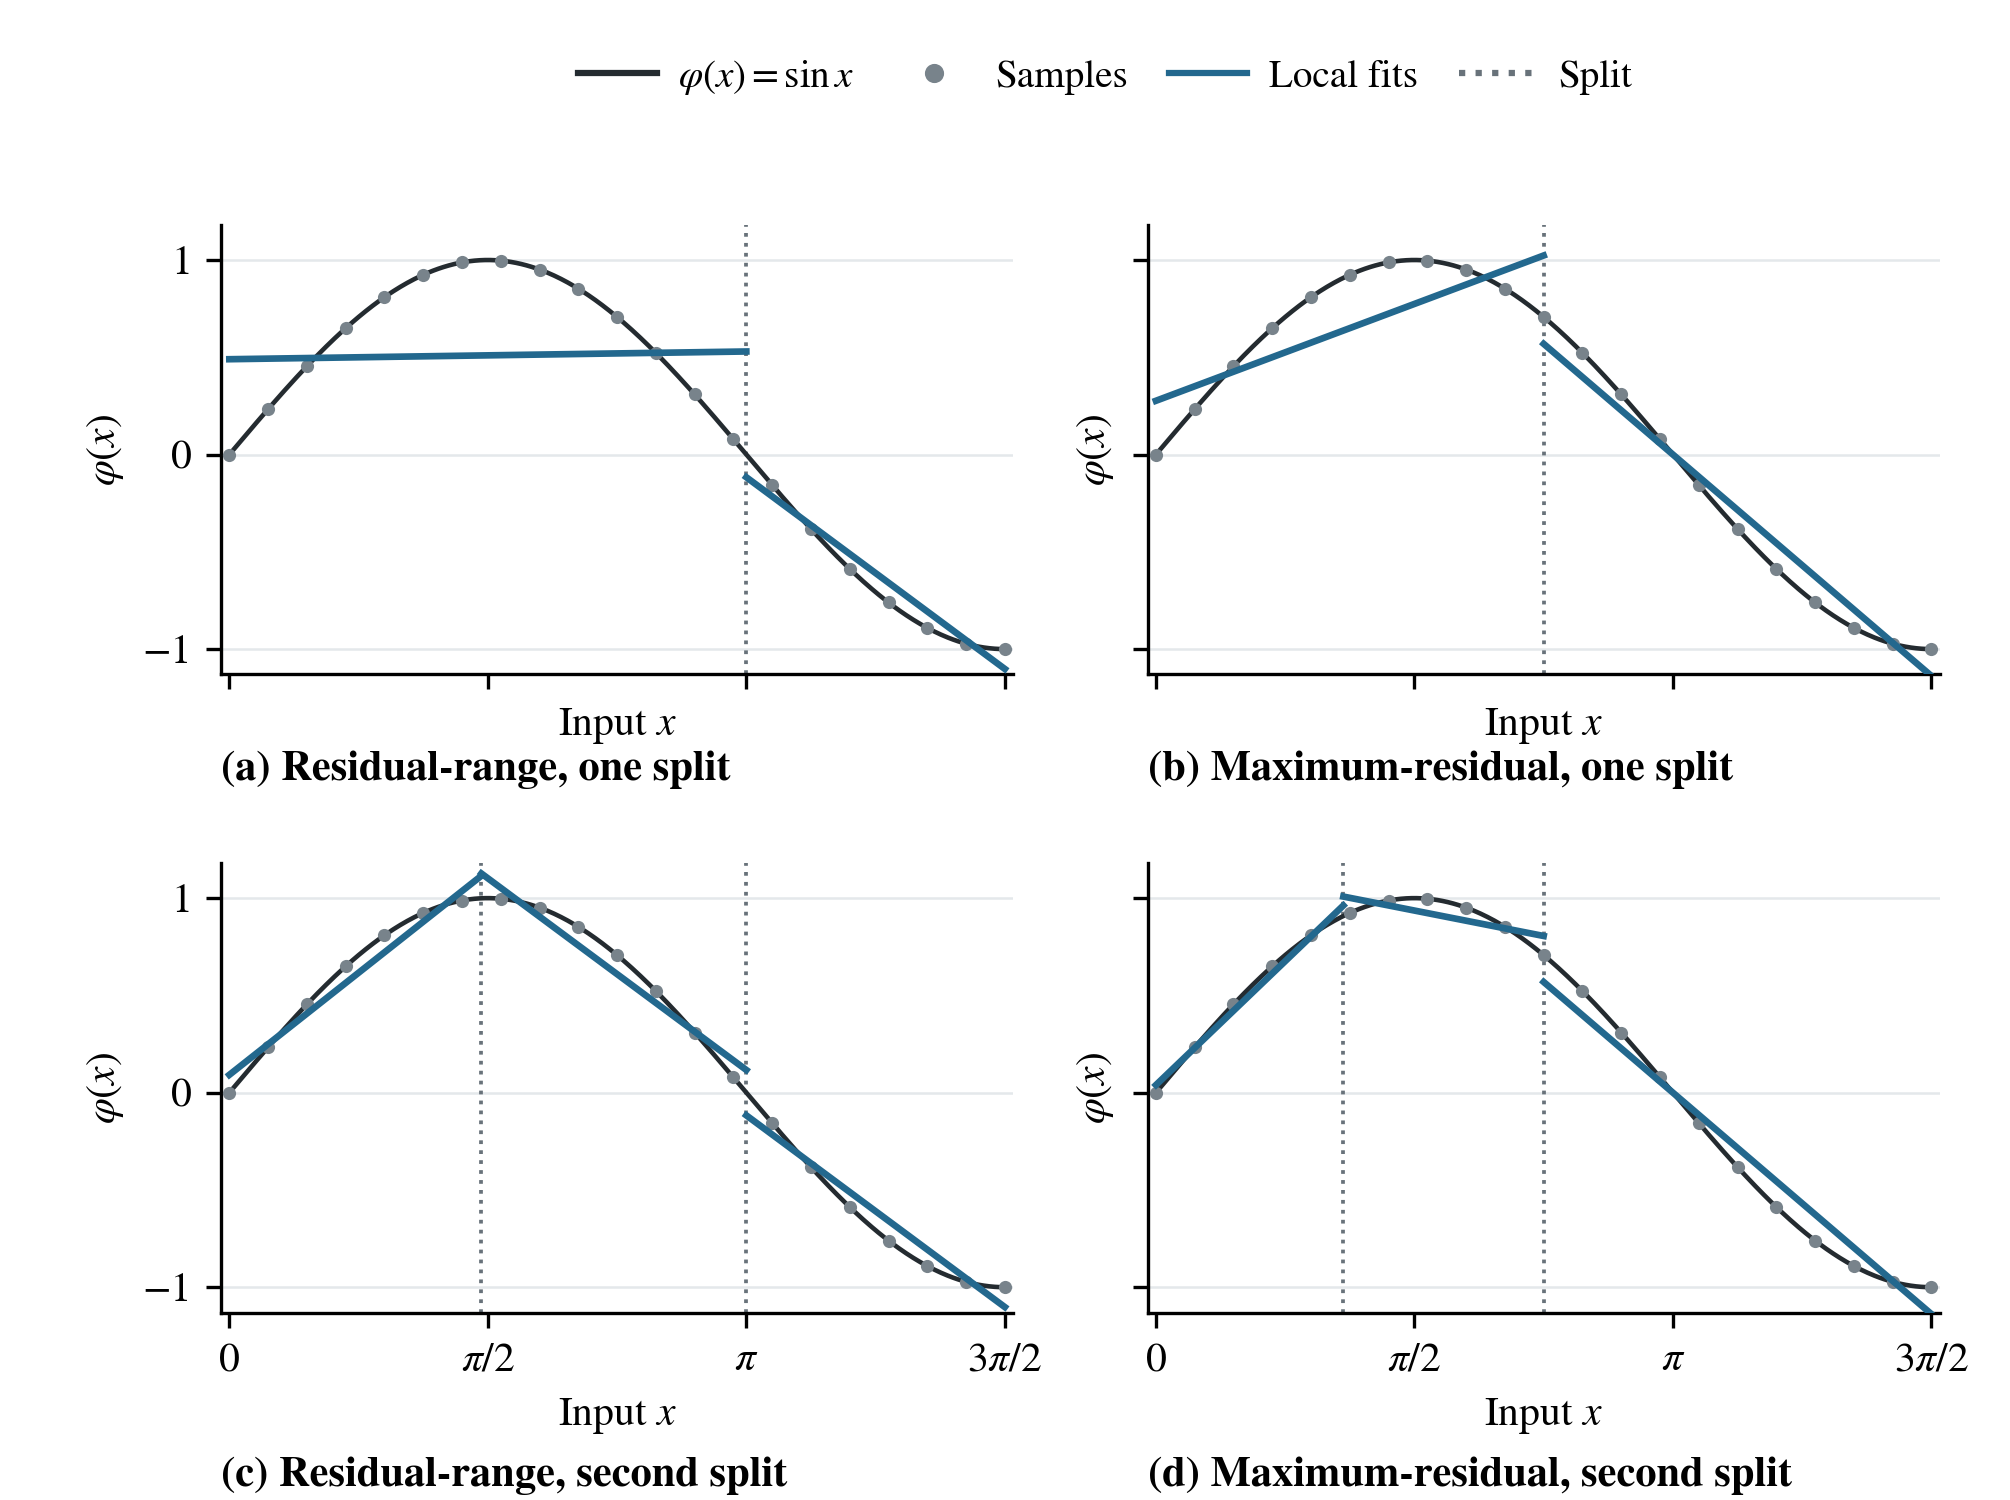

The Python source for this figure:
import argparse
import ast
import math
import time
from collections import deque
from itertools import combinations_with_replacement
from pathlib import Path

import matplotlib
import numpy as np
from scipy import optimize

matplotlib.use("Agg")
import matplotlib.pyplot as plt
from matplotlib.lines import Line2D


def load_estimator(path):
    tree = ast.parse(path.read_text(encoding="utf-8"), filename=str(path))
    definitions = [
        node for node in tree.body
        if isinstance(node, (ast.ClassDef, ast.FunctionDef))
        or (isinstance(node, ast.Assign) and isinstance(node.targets[0], ast.Name)
            and node.targets[0].id == "DATA")
    ]
    namespace = dict(np=np, math=math, time=time, deque=deque,
                     combinations_with_replacement=combinations_with_replacement,
                     optimize=optimize)
    exec(compile(ast.Module(body=definitions, type_ignores=[]), str(path), "exec"), namespace)
    return namespace


def first_split(api, x, y, alpha, beta, strategy):
    X = x[:, None]
    ids = np.arange(x.size)
    min_samples = api["n_pac_for_degree"](alpha, beta, 1, 1)
    weights, _ = api["fit_polynomial_pac"](X, y, 1)
    errors = api["compute_errors"](X, y, weights, 1)
    _, cut, left, right, cut_index = api["best_split"](
        X, y, ids, min_samples, errors, ids, strategy
    )
    result = []
    for sample_ids, bounds in zip((left[left != cut_index], right),
                                  ((x[0], cut), (cut, x[-1]))):
        w, bound = api["fit_polynomial_pac"](X[sample_ids], y[sample_ids], 1)
        result.append({"bounds": [bounds], "w": w, "epsilon": bound})
    return result


def worst_curve_error(pieces):
    worst = (-1.0, None, None)
    for piece in pieces:
        low, high = piece["bounds"][0]
        intercept, slope = piece["w"]
        points = [low, high]
        if abs(slope) <= 1.0:
            root = np.arccos(slope)
            points.extend(x for x in (root, 2.0 * np.pi - root) if low < x < high)
        x = np.asarray(points)
        pred = intercept + slope * x
        errors = np.abs(np.sin(x) - pred)
        i = int(np.argmax(errors))
        if errors[i] > worst[0]:
            worst = errors[i], x[i], pred[i]
    return worst


def draw_comparison(x, y, rows, threshold):
    plt.rcParams.update({
        "font.family": "serif", "font.serif": ["STIXGeneral", "DejaVu Serif"],
        "mathtext.fontset": "stix", "font.size": 10, "pdf.fonttype": 42,
        "axes.spines.top": False, "axes.spines.right": False,
    })
    ink, samples, fit, cut, accent = "#242B30", "#78838B", "#23688E", "#68727A", "#733E77"
    fig, axes = plt.subplots(2, 2, sharex=True, sharey=True, figsize=(6.7, 5.0))
    fig.subplots_adjust(left=0.11, right=0.965, top=0.85, bottom=0.125, wspace=0.17, hspace=0.42)
    grid = np.linspace(x[0], x[-1], 450)
    names = ("Residual-range", "Maximum-residual")
    for row, (axes_row, results) in enumerate(zip(axes, rows)):
        for column, (ax, pieces) in enumerate(zip(axes_row, results)):
            error, x_error, fitted = worst_curve_error(pieces)
            ax.plot(grid, np.sin(grid), color=ink, linewidth=1.1, zorder=2)
            ax.scatter(x[::6], y[::6], color=samples, s=10, linewidth=0, zorder=3)
            for i, piece in enumerate(pieces):
                low, high = piece["bounds"][0]
                xx = np.array([low, high])
                w = piece["w"]
                ax.plot(xx, w[0] + w[1] * xx, color=fit, linewidth=1.6, zorder=4)
                if i < len(pieces) - 1:
                    ax.axvline(high, color=cut, linestyle=":", linewidth=0.9, zorder=1)
            # ax.vlines(x_error, fitted, np.sin(x_error), color=accent, linewidth=1.6, zorder=5)
            stage = "one split" if row == 0 else "second split"
            letter = "abcd"[2 * row + column]
            ax.set_title(f"({letter}) {names[column]}, {stage}", y=-0.3 if row == 0 else -0.45,
                         loc="left", fontweight="bold", fontsize=10.2, pad=7)
            # ax.text(0.035, 0.06, f"Curve error = {error:.3f}",
            #         transform=ax.transAxes, va="bottom", fontsize=9, color=accent,
            #         bbox={"facecolor": "white", "edgecolor": "none", "pad": 1.1})
            ax.set_ylim(-1.13, 1.18)
            ax.set_xlim(x[0] - 0.05, x[-1] + 0.05)
            ax.set_yticks([-1, 0, 1])
            ax.set_xticks(np.arange(4) * np.pi / 2, [r"$0$", r"$\pi/2$", r"$\pi$", r"$3\pi/2$"])
            ax.set_axisbelow(True)
            ax.grid(axis="y", color="#E4E8EB", linewidth=0.6)
            ax.set_ylabel(r"$\varphi(x)$")
            ax.set_xlabel(r"Input $x$")
    # fig.supxlabel(rf"Input $x$   |   Final fits use sample threshold $\epsilon_\mathrm{{min}}={threshold:.2f}$",
    #               y=0.029, fontsize=10)
    handles = [
        Line2D([], [], color=ink, label=r"$\varphi(x) = \sin x$"),
        Line2D([], [], color=samples, linestyle="none", marker="o",
               markersize=3.6, label="Samples"),
        Line2D([], [], color=fit, label="Local fits"),
        Line2D([], [], color=cut, linestyle=":", label="Split"),
        # Line2D([], [], color=accent, label="Curve error"),
    ]
    fig.legend(handles=handles, loc="upper center", bbox_to_anchor=(0.55, 0.985),
               ncol=5, frameon=False, fontsize=9.4, columnspacing=1.05, handletextpad=0.55)
    return fig


def main():
    parser = argparse.ArgumentParser(description=__doc__)
    parser.add_argument("--source", type=Path, default=Path("../../Simulator2/AdaSub_poly.py"))
    parser.add_argument("--output-dir", type=Path, default=Path(__file__).resolve().parent)
    args = parser.parse_args()
    args.output_dir.mkdir(parents=True, exist_ok=True)
    api = load_estimator(args.source)
    x = np.linspace(0.0, 1.5 * np.pi, 121)
    y = np.sin(x)
    alpha, beta, threshold = 0.5, 0.1, 0.20
    strategies = ("residual_range", "maximum_residual")
    first = [first_split(api, x, y, alpha, beta, strategy) for strategy in strategies]
    final = [
        sorted(api["adaSubDiv"](x[:, None], y, [(x[0], x[-1])], threshold,
                                alpha, beta, 1, strategy),
               key=lambda p: p["bounds"][0][0])
        for strategy in strategies
    ]
    for stage, results in (("One split", first), ("Final", final)):
        for strategy, pieces in zip(strategies, results):
            cuts = [round(float(piece["bounds"][0][1] / np.pi), 4) for piece in pieces[:-1]]
            sample_error = max(piece["epsilon"] for piece in pieces)
            curve_error = worst_curve_error(pieces)[0]
            print(f"{stage}, {strategy}: cuts/pi={cuts}, "
                  f"sample error={sample_error:.6f}, curve error={curve_error:.6f}")

    fig = draw_comparison(x, y, (first, final), threshold)
    fig.savefig(args.output_dir / "sine_split_stages.pdf")
    fig.savefig(args.output_dir / "sine_split_stages.png", dpi=300)
    plt.close(fig)


if __name__ == "__main__":
    main()
